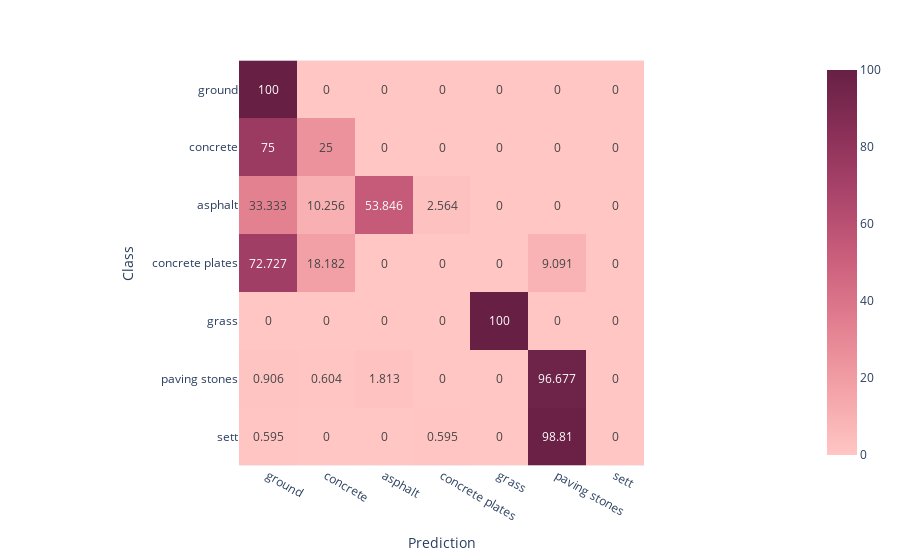

Source (notebook cell):
### Code cell
fig = make_subplots(rows=n_rows, cols=2)

for i,matrix in enumerate(modelwise_confusion_matrices):
    subplot = px.imshow(modelwise_confusion_matrices[matrix],
                labels=dict(x="Prediction", y="Class"),
                x=available_classes,
                y=available_classes
               , text_auto=True, 
            #    aspect="auto"
                color_continuous_scale=px.colors.sequential.Burg
               )
    
    print(i//2+1,i%2+1)

#     fig.add_trace(subplot, row=i//2+1, col=i%2+1)
    
subplot.show()

### Figure 1 — Plotly figure (JSON) as saved in the notebook; plotly's stock layout.template omitted (floating-point values rounded to 4 significant figures)
{"data": [{"coloraxis": "coloraxis", "hovertemplate": "Prediction: %{x}<br>Class: %{y}<br>color: %{z}<extra></extra>", "name": "0", "texttemplate": "%{z}", "type": "heatmap", "x": ["ground", "concrete", "asphalt", "concrete plates", "grass", "paving stones", "sett"], "xaxis": "x", "y": ["ground", "concrete", "asphalt", "concrete plates", "grass", "paving stones", "sett"], "yaxis": "y", "z": [[100, 0, 0, 0, 0, 0, 0], [75, 25, 0, 0, 0, 0, 0], [33.33, 10.26, 53.85, 2.564, 0, 0, 0], [72.73, 18.18, 0, 0, 0, 9.091, 0], [0, 0, 0, 0, 100, 0, 0], [0.906, 0.604, 1.813, 0, 0, 96.68, 0], [0.595, 0, 0, 0.595, 0, 98.81, 0]]}], "layout": {"coloraxis": {"colorscale": [[0, "rgb(255, 198, 196)"], [0.1667, "rgb(244, 163, 168)"], [0.3333, "rgb(227, 129, 145)"], [0.5, "rgb(204, 96, 125)"], [0.6667, "rgb(173, 70, 108)"], [0.8333, "rgb(139, 48, 88)"], [1, "rgb(103, 32, 68)"]]}, "margin": {"t": 60}, "xaxis": {"anchor": "y", "constrain": "domain", "domain": [0, 1], "scaleanchor": "y", "title": {"text": "Prediction"}}, "yaxis": {"anchor": "x", "autorange": "reversed", "constrain": "domain", "domain": [0, 1], "title": {"text": "Class"}}}}
